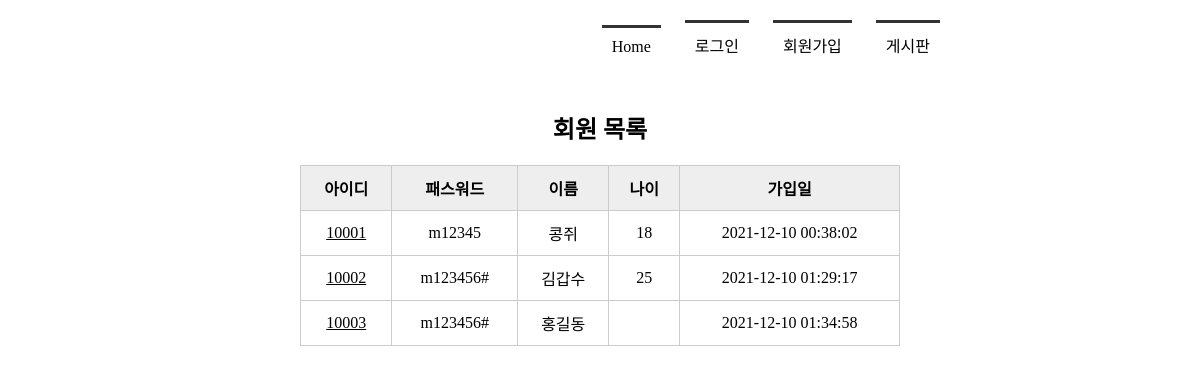
Before: /memberlist/ with the older database file.
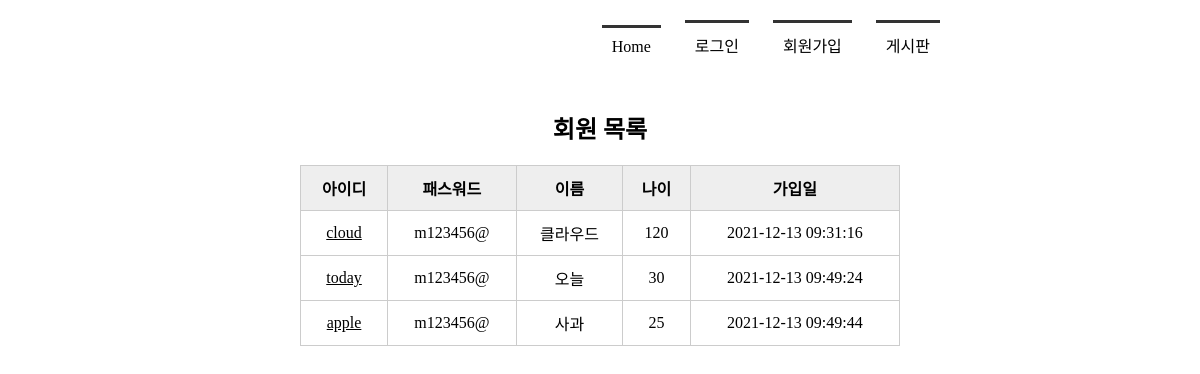
After: the same page with the newer database file.
### tables this page shows
CREATE TABLE member(
        mid CHAR(5) PRIMARY KEY,
        passwd CHAR(8) NOT NULL,
        name TEXT NOT NULL,
        age INTEGER,
        regDate TIMESTAMP DATE DEFAULT (datetime('now', 'localtime'))
    );

### app.py (the view)
@app.route('/memberlist/')
def memberlist():
    conn = getconn()
    cur = conn.cursor()
    sql = "SELECT * FROM member"
    cur.execute(sql)
    rs = cur.fetchall()     # db에서 검색한 데이터
    conn.close()
    return render_template('memberlist.html', rs=rs)

### app.py (called while the page is built)
def getconn():
    conn = sqlite3.connect('./memberdb.db')
    return conn

### templates/memberlist.html (shortened to what this page needs)
<!DOCTYPE html>
<html lang="ko">
<head>
     <link rel="stylesheet" href="{{ url_for('static', filename='css/style.css')}}">
</head>
<body>
    <div id="container">
        {% include 'navbar.html' %}
        <section>
        <h1>회원 목록</h1>
            <table>
                <tr>
                    <th>아이디</th><th>패스워드</th><th>이름</th><th>나이</th><th>가입일</th>
                </tr>
                {% for i in rs %}
                <tr>
                    <td><a href="{{ url_for('member_view', id=i[0]) }}">{{ i[0] }}</a></td>
                    <td>{{ i[1] }}</td>
                    <td>{{ i[2] }}</td>
                    <td>{{ i[3] }}</td>
                    <td>{{ i[4] }}</td>
                </tr>
                {% endfor %}
            </table>
        </section>
    </div>
</body>
</html>

### templates/navbar.html (shortened to what this page needs)
<!DOCTYPE html>
<html lang="ko">
<head>
</head>
<body>
        <header>
            <nav>
                <ul>
                {% if session %}
                    <li><a href="{{ url_for('index') }}">Home</a></li>
                    <li><a href="{{ url_for('logout') }}">({{ session['userID'] }}님)로그아웃</a></li>
                    <li><a href="{{ url_for('memberlist') }}">회원목록</a></li>
                    <li><a href="{{ url_for('boardlist') }}">게시판</a></li>
                {% else %}
                    <li><a href="{{ url_for('index') }}">Home</a></li>
                    <li><a href="{{ url_for('login') }}">로그인</a></li>
                    <li><a href="{{ url_for('register') }}">회원가입</a></li>
                    <li><a href="{{ url_for('boardlist') }}">게시판</a></li>
                {% endif %}
                </ul>
            </nav>
        </header>
</body>
</html>

### static/css/style.css (style rules this page uses)
* { margin: 0; padding: 0; }
#container { width: 1000px; margin: 10px auto; }
header { height: 100px; }
nav ul { list-style: none; text-align:right; margin-right:150px; }
nav ul li { display:inline-block; margin: 10px; border-top:3px solid #333; padding: 10px; }
nav ul li a { text-decoration:none; color: #000; }
section { text-align: center; }
section table { width: 600px; margin: 0 auto; border-collapse:collapse; }
section h1 { margin-bottom: 20px; }
section table, th, td { border: 1px solid #ccc; padding: 10px; }
section table th { background-color: #eee; }
section table a { color: #000; }

Changed rows visible on the page:
removed member: mid "10001", passwd "m12345", name "콩쥐", age "18", regDate "2021-12-10 00:38:02"
removed member: mid "10002", passwd "m123456#", name "김갑수", age "25", regDate "2021-12-10 01:29:17"
removed member: mid "10003", passwd "m123456#", name "홍길동", regDate "2021-12-10 01:34:58"
added member: mid "cloud", passwd "m123456@", name "클라우드", age "120", regDate "2021-12-13 09:31:16"
added member: mid "today", passwd "m123456@", name "오늘", age "30", regDate "2021-12-13 09:49:24"
added member: mid "apple", passwd "m123456@", name "사과", age "25", regDate "2021-12-13 09:49:44"
